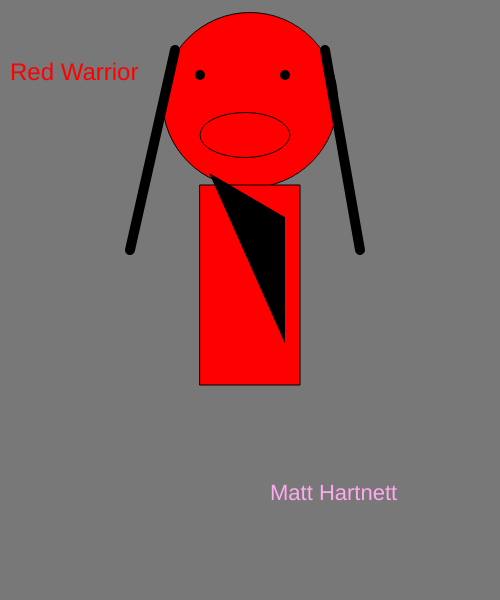
Frame 1 (no input)
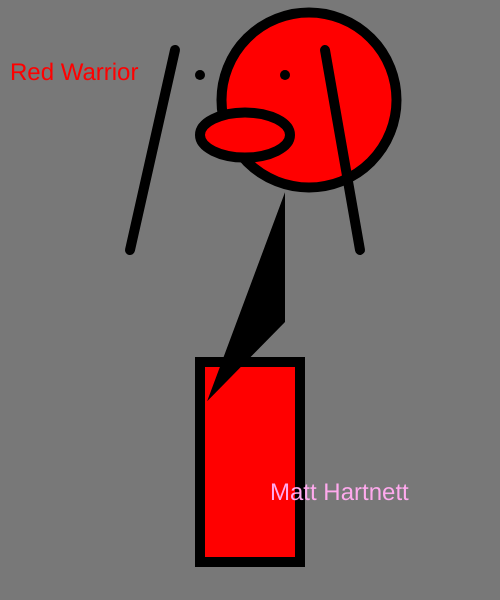
Frame 60 (no input)
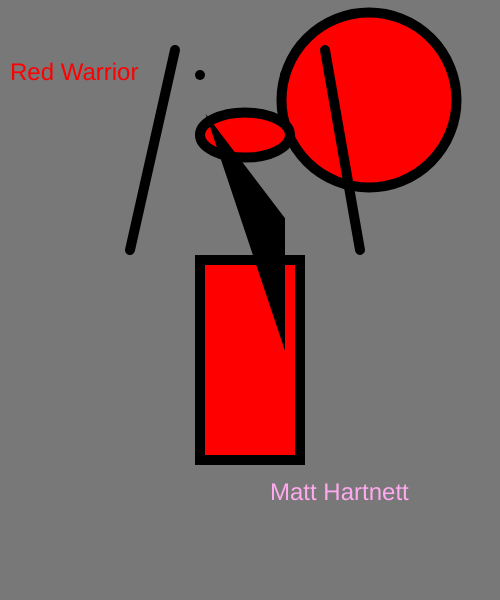
Frame 120 (the mouse pressed at the canvas centre since frame 60)

The p5.js sketch that drew these frames (run headless with seeded random() and noise() and a simulated clock; from frame 60 on, the mouse is pressed at the canvas centre):

// p5.js sketch
// ── sketch.js
var headX = 250;
var headY = 100;
var headDirection = 1;

var bodyX = 200;
var bodyY = 185;
var bodyDirection = 3;

var decoX = 200;
var decoY = 185
var decoDirection = 4;

var size = 22;
var count = 0;
var sizeDirection = 2;



function setup()
{
    createCanvas(500, 600);
}

function draw()
{
    background(120);
    fill('red');
    circle(headX,headY,175);
    headX+=headDirection;
    if(headX >= 418 || headX <= 82)
    {
        headDirection *=-1;
    }

    textSize(24)
    text("Red Warrior",10,80);

    rect(200,bodyY,100,200)
    bodyY += bodyDirection
    if(bodyY <= 0 || bodyY >= 400)
    {
        bodyDirection*= -1;
    }

    ellipse(245,135,90,45)

    strokeWeight(10);
    fill(0);
    point(200,75);
    point(285,75);

    line(130,250,175,50);
    line(325,50,360,250);


    triangle(220,decoY,280,220,280,320)
    decoY += decoDirection
    if(decoY <= 0 || decoY >= 400)
    {
            decoDirection*= -1;
    }

    fill('#fae');
    textSize(size);
    size+= sizeDirection;
    count++;
    if(count > 5)
    {
        sizeDirection *=-1;
        count=0;
    }
    text("Matt Hartnett",270,500);

}
// ── IndexWeek11.html
<html>
    <head>
        <title>p5.js.selfportrait</title>
        <script src="https://cdnjs.cloudflare.com/ajax/libs/p5.js/1.1.9/p5.min.js"></script>
        <script src="sketch.js"></script>
    </head>
    <body>
        
    </body>
</html>
